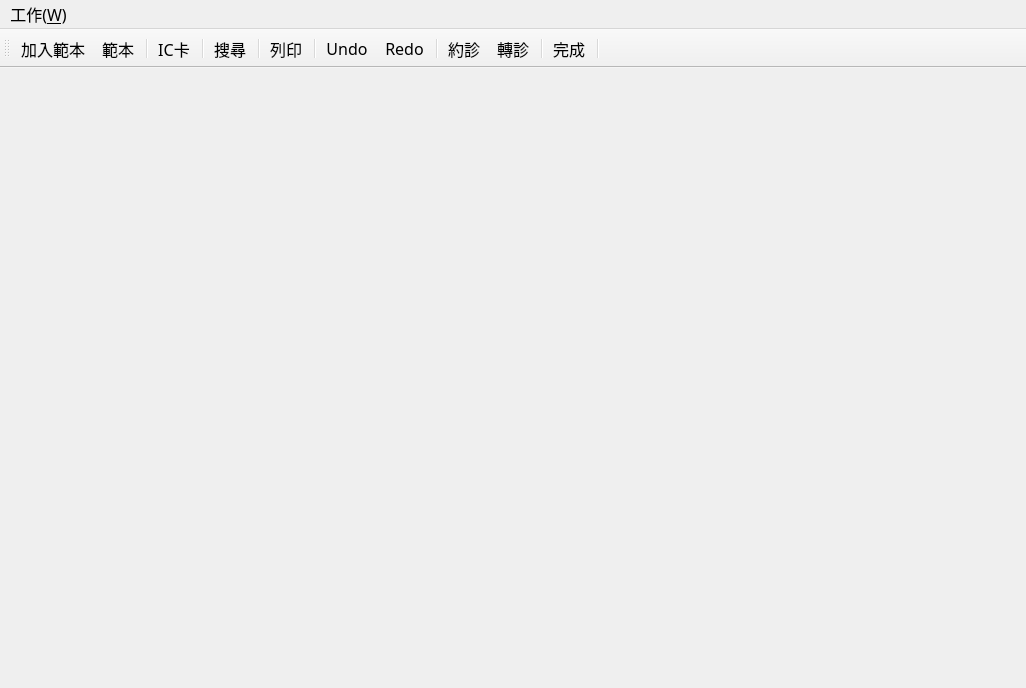
<?xml version="1.0" encoding="UTF-8"?>
<ui version="4.0">
 <class>win_probe</class>
 <widget class="QMainWindow" name="win_probe">
  <property name="enabled">
   <bool>true</bool>
  </property>
  <property name="geometry">
   <rect>
    <x>0</x>
    <y>0</y>
    <width>1026</width>
    <height>688</height>
   </rect>
  </property>
  <property name="font">
   <font>
    <family>Microsoft JhengHei</family>
    <pointsize>12</pointsize>
    <weight>9</weight>
    <italic>false</italic>
    <bold>false</bold>
   </font>
  </property>
  <property name="windowTitle">
   <string/>
  </property>
  <property name="styleSheet">
   <string notr="true">font: 75 12pt &quot;Microsoft JhengHei&quot;;</string>
  </property>
  <widget class="QWidget" name="centralwidget">
   <layout class="QGridLayout" name="gridLayout_7"/>
  </widget>
  <widget class="QMenuBar" name="mnb">
   <property name="geometry">
    <rect>
     <x>0</x>
     <y>0</y>
     <width>1026</width>
     <height>33</height>
    </rect>
   </property>
   <widget class="QMenu" name="mnu">
    <property name="title">
     <string>工作(&amp;W)</string>
    </property>
    <addaction name="act_add_fav"/>
    <addaction name="act_fav"/>
    <addaction name="separator"/>
    <addaction name="act_search"/>
    <addaction name="separator"/>
    <addaction name="act_printf"/>
    <addaction name="separator"/>
    <addaction name="act_ic"/>
    <addaction name="separator"/>
    <addaction name="act_redo"/>
    <addaction name="act_undo"/>
    <addaction name="separator"/>
    <addaction name="act_reserve"/>
    <addaction name="act_refer"/>
    <addaction name="separator"/>
    <addaction name="act_done"/>
    <addaction name="separator"/>
   </widget>
   <addaction name="mnu"/>
  </widget>
  <widget class="QToolBar" name="tb">
   <property name="enabled">
    <bool>true</bool>
   </property>
   <property name="windowTitle">
    <string>tb</string>
   </property>
   <property name="iconSize">
    <size>
     <width>48</width>
     <height>48</height>
    </size>
   </property>
   <attribute name="toolBarArea">
    <enum>TopToolBarArea</enum>
   </attribute>
   <attribute name="toolBarBreak">
    <bool>false</bool>
   </attribute>
   <addaction name="act_add_fav"/>
   <addaction name="act_fav"/>
   <addaction name="separator"/>
   <addaction name="act_ic"/>
   <addaction name="separator"/>
   <addaction name="act_search"/>
   <addaction name="separator"/>
   <addaction name="act_printf"/>
   <addaction name="separator"/>
   <addaction name="act_undo"/>
   <addaction name="act_redo"/>
   <addaction name="separator"/>
   <addaction name="act_reserve"/>
   <addaction name="act_refer"/>
   <addaction name="separator"/>
   <addaction name="act_done"/>
   <addaction name="separator"/>
  </widget>
  <action name="act_add_fav">
   <property name="icon">
    <iconset resource="../res/mycis.qrc">
     <normaloff>:/res/img/favorites.png</normaloff>:/res/img/favorites.png</iconset>
   </property>
   <property name="text">
    <string>加入範本</string>
   </property>
   <property name="shortcut">
    <string>Ctrl+E</string>
   </property>
  </action>
  <action name="act_search">
   <property name="icon">
    <iconset resource="../res/mycis.qrc">
     <normaloff>:/res/img/edit-find.png</normaloff>:/res/img/edit-find.png</iconset>
   </property>
   <property name="text">
    <string>搜尋</string>
   </property>
   <property name="shortcut">
    <string>Ctrl+F</string>
   </property>
  </action>
  <action name="act_printf">
   <property name="icon">
    <iconset resource="../res/mycis.qrc">
     <normaloff>:/res/img/printer.png</normaloff>:/res/img/printer.png</iconset>
   </property>
   <property name="text">
    <string>列印</string>
   </property>
   <property name="shortcut">
    <string>Ctrl+P</string>
   </property>
  </action>
  <action name="act_done">
   <property name="icon">
    <iconset resource="../res/mycis.qrc">
     <normaloff>:/res/img/apply.png</normaloff>:/res/img/apply.png</iconset>
   </property>
   <property name="text">
    <string>完成</string>
   </property>
   <property name="shortcut">
    <string>Ctrl+X</string>
   </property>
  </action>
  <action name="act_redo">
   <property name="icon">
    <iconset resource="../res/mycis.qrc">
     <normaloff>:/res/img/edit_redo.png</normaloff>:/res/img/edit_redo.png</iconset>
   </property>
   <property name="text">
    <string>Redo</string>
   </property>
  </action>
  <action name="act_undo">
   <property name="icon">
    <iconset resource="../res/mycis.qrc">
     <normaloff>:/res/img/edit_undo.png</normaloff>:/res/img/edit_undo.png</iconset>
   </property>
   <property name="text">
    <string>Undo</string>
   </property>
  </action>
  <action name="act_ic">
   <property name="icon">
    <iconset resource="../res/mycis.qrc">
     <normaloff>:/res/img/text-x-vcard.png</normaloff>:/res/img/text-x-vcard.png</iconset>
   </property>
   <property name="text">
    <string>IC卡</string>
   </property>
  </action>
  <action name="act_fav">
   <property name="icon">
    <iconset resource="../res/mycis.qrc">
     <normaloff>:/res/img/folder_bookmarks.png</normaloff>:/res/img/folder_bookmarks.png</iconset>
   </property>
   <property name="text">
    <string>範本</string>
   </property>
  </action>
  <action name="act_reserve">
   <property name="icon">
    <iconset resource="../res/mycis.qrc">
     <normaloff>:/res/img/1day.png</normaloff>:/res/img/1day.png</iconset>
   </property>
   <property name="text">
    <string>約診</string>
   </property>
  </action>
  <action name="act_refer">
   <property name="icon">
    <iconset resource="../res/mycis.qrc">
     <normaloff>:/res/img/go_jump_today.png</normaloff>:/res/img/go_jump_today.png</iconset>
   </property>
   <property name="text">
    <string>轉診</string>
   </property>
  </action>
 </widget>
 <resources>
  <include location="../res/mycis.qrc"/>
 </resources>
 <connections/>
 <designerdata>
  <property name="gridDeltaX">
   <number>5</number>
  </property>
  <property name="gridDeltaY">
   <number>5</number>
  </property>
  <property name="gridSnapX">
   <bool>true</bool>
  </property>
  <property name="gridSnapY">
   <bool>true</bool>
  </property>
  <property name="gridVisible">
   <bool>true</bool>
  </property>
 </designerdata>
</ui>
